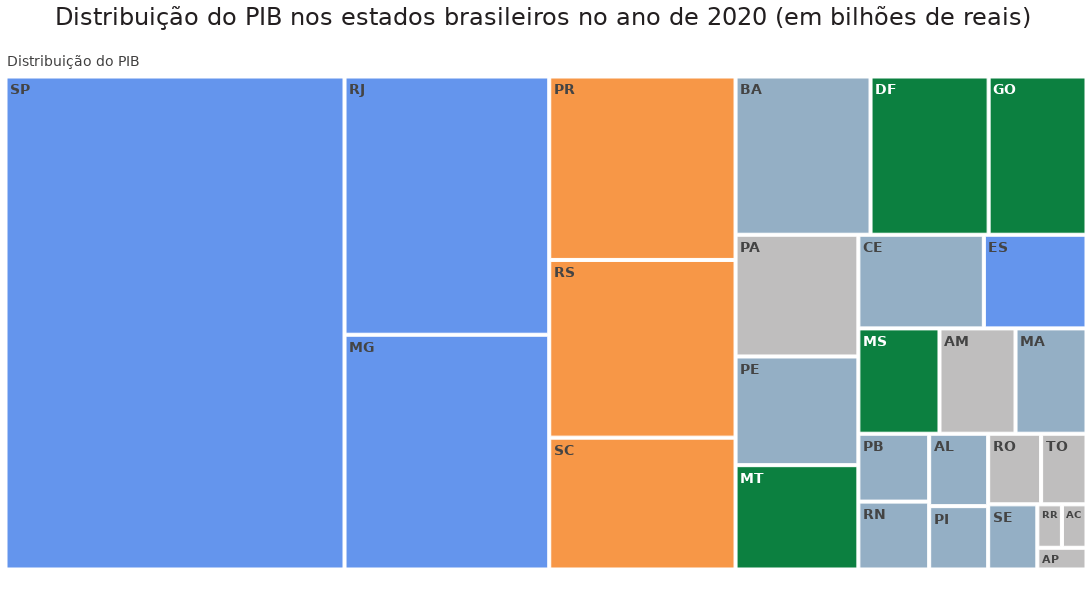

Write notebook code for a chart like this one.
### Markdown cell above
#### Gerando o gráfico

### Code cell
# Importando a biblioteca
import plotly.express as px

# Gerando o gráfico de árvore (TREEMAP) para o ano de 2020
fig = px.treemap(pib_2020, path=[px.Constant("Distribuição do PIB"), 'sigla_uf'], values='pib_%',
color='regiao', custom_data=['regiao','pib'], 
title='Distribuição do PIB nos estados brasileiros no ano de 2020 (em bilhões de reais)',
color_discrete_map={'(?)': BRANCO,'Sudeste':AZUL3, 'Sul':LARANJA1, 'Nordeste':AZUL5,
'Centro-Oeste':VERDE1, 'Norte':CINZA5})

# Ajustando o layout do gráfico
fig.update_layout(width=1400, height=600, margin = dict(t=50, l=0, r=0, b=25), font_family = 'DejaVu Sans',
                  font_size=14, font_color= CINZA2, title_font_color= CINZA1, title_font_size=24)

# Ajustando o hovertext
fig.update_traces(texttemplate='<b>%{label}</b>', hovertemplate='<b>Estado:</b> %{label} <br><b>Região</b> = %{customdata[0]} <br>'
                                                                                             '<b>PIB</b> = R$ %{customdata[1]} bi (%{value}%)')
fig.show()

### Figure 1 — Plotly figure (JSON) as saved in the notebook; plotly's stock layout.template omitted (floating-point values rounded to 4 significant figures)
{"data": [{"branchvalues": "total", "customdata": [["Sudeste", 138], ["Centro-Oeste", 224], ["Centro-Oeste", 123], ["Nordeste", 70], ["Nordeste", 72], ["Sul", 488], ["Nordeste", 56], ["Sul", 471], ["Norte", 52], ["Centro-Oeste", 266], ["Sudeste", 754], ["Sudeste", 683], ["Centro-Oeste", 179], ["Nordeste", 193], ["Norte", 44], ["Norte", 16], ["Sul", 349], ["Nordeste", 45], ["Sudeste", 2378], ["Nordeste", 107], ["Norte", 16], ["Norte", 116], ["Nordeste", 63], ["Norte", 216], ["Nordeste", 305], ["Norte", 18], ["Nordeste", 167], ["(?)", "(?)"]], "domain": {"x": [0, 1], "y": [0, 1]}, "hovertemplate": "<b>Estado:</b> %{label} <br><b>Região</b> = %{customdata[0]} <br><b>PIB</b> = R$ %{customdata[1]} bi (%{value}%)", "ids": ["Distribuição do PIB/ES", "Distribuição do PIB/GO", "Distribuição do PIB/MS", "Distribuição do PIB/PB", "Distribuição do PIB/RN", "Distribuição do PIB/PR", "Distribuição do PIB/PI", "Distribuição do PIB/RS", "Distribuição do PIB/RO", "Distribuição do PIB/DF", "Distribuição do PIB/RJ", "Distribuição do PIB/MG", "Distribuição do PIB/MT", "Distribuição do PIB/PE", "Distribuição do PIB/TO", "Distribuição do PIB/RR", "Distribuição do PIB/SC", "Distribuição do PIB/SE", "Distribuição do PIB/SP", "Distribuição do PIB/MA", "Distribuição do PIB/AC", "Distribuição do PIB/AM", "Distribuição do PIB/AL", "Distribuição do PIB/PA", "Distribuição do PIB/BA", "Distribuição do PIB/AP", "Distribuição do PIB/CE", "Distribuição do PIB"], "labels": ["ES", "GO", "MS", "PB", "RN", "PR", "PI", "RS", "RO", "DF", "RJ", "MG", "MT", "PE", "TO", "RR", "SC", "SE", "SP", "MA", "AC", "AM", "AL", "PA", "BA", "AP", "CE", "Distribuição do PIB"], "marker": {"colors": ["#6495ED", "#0C8040", "#0C8040", "#94AFC5", "#94AFC5", "#F79747", "#94AFC5", "#F79747", "#BFBEBE", "#0C8040", "#6495ED", "#6495ED", "#0C8040", "#94AFC5", "#BFBEBE", "#BFBEBE", "#F79747", "#94AFC5", "#6495ED", "#94AFC5", "#BFBEBE", "#BFBEBE", "#94AFC5", "#BFBEBE", "#94AFC5", "#BFBEBE", "#94AFC5", "#FFFFFF"]}, "name": "", "parents": ["Distribuição do PIB", "Distribuição do PIB", "Distribuição do PIB", "Distribuição do PIB", "Distribuição do PIB", "Distribuição do PIB", "Distribuição do PIB", "Distribuição do PIB", "Distribuição do PIB", "Distribuição do PIB", "Distribuição do PIB", "Distribuição do PIB", "Distribuição do PIB", "Distribuição do PIB", "Distribuição do PIB", "Distribuição do PIB", "Distribuição do PIB", "Distribuição do PIB", "Distribuição do PIB", "Distribuição do PIB", "Distribuição do PIB", "Distribuição do PIB", "Distribuição do PIB", "Distribuição do PIB", "Distribuição do PIB", "Distribuição do PIB", "Distribuição do PIB", ""], "texttemplate": "<b>%{label}</b>", "type": "treemap", "values": [1.8, 2.9, 1.6, 0.9, 0.9, 6.4, 0.7, 6.2, 0.7, 3.5, 9.9, 9, 2.4, 2.5, 0.6, 0.2, 4.6, 0.6, 31.3, 1.4, 0.2, 1.5, 0.8, 2.8, 4, 0.2, 2.2, 99.8]}], "layout": {"font": {"color": "#414040", "family": "DejaVu Sans", "size": 14}, "height": 600, "legend": {"tracegroupgap": 0}, "margin": {"b": 25, "l": 0, "r": 0, "t": 50}, "title": {"font": {"color": "#231F20", "size": 24}, "text": "Distribuição do PIB nos estados brasileiros no ano de 2020 (em bilhões de reais)"}, "width": 1400}}
